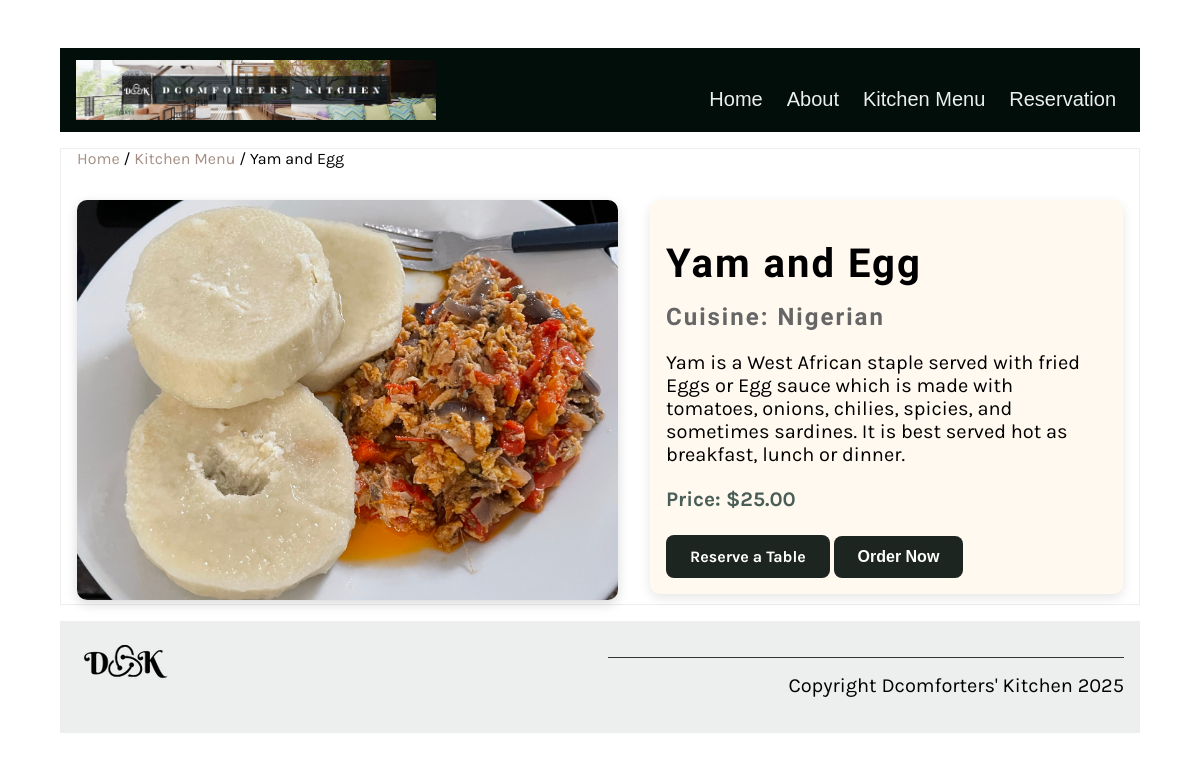
The page /kitchen/menu_details/3/ on the database its author committed.
### newapp/models.py (models this page shows, shortened)
class Menu(models.Model):
    food_name = models.CharField(max_length=100)
    cuisine = models.CharField(max_length=100)
    item_description = models.TextField(max_length=1000, default='')
    price = models.DecimalField(max_digits=10, decimal_places=2, null=True, blank=True)
    prep_time = models.IntegerField(default=25)
    calories = models.IntegerField(default=1000)
    image = models.ImageField(upload_to='newapp/static/img/menu_items/', null=True, blank=True)

### newapp/views.py (the view)
# urls.py: path('menu_details/<int:item_id>/', views.menu_details, name='menu_details'),
def menu_details(request, item_id):
    menu_item = get_object_or_404(Menu, id=item_id)
    order_success = False
    if request.method == 'POST':
        form = OrderForm(request.POST)
        if form.is_valid():
            order = form.save(commit=False)
            order.menu_item = menu_item
            order.save()
            order_success = True
    else:
        form = OrderForm()
    return render(request, 'menu_details.html', {
        'menu_item': menu_item,
        'form': form,
        'order_success': order_success
    })

### newapp/templates/menu_details.html (shortened to what this page needs)
{% extends 'base.html' %}
{% load static %}
{% block content %}
<section>
  <article>
    <div class="breadcrumb">
      <a href="{% url 'home' %}">Home</a> /
      <a href="{% url 'kitchen' %}">Kitchen Menu</a> /
      {{ menu_item.food_name }}
    </div>
    <div class="menu-details-container">
      <div class="menu-image-large">
        {% if menu_item.image %}
          <img src="/static/img/menu_items/{{menu_item.food_name}}.jpg" alt="{{ menu_item.food_name}}" />
        {% else %}
          <img src="{% static 'img/default_dish.jpg' %}" alt="Default Image">
        {% endif %}
      </div>
      <div class="menu-info">
        <h1>{{ menu_item.food_name }}</h1>
        <h2>Cuisine: {{ menu_item.cuisine }}</h2>
        <p class="menu-description">{{ menu_item.item_description }}</p>
        <p class="menu-price-large">Price: ${{ menu_item.price }}</p>
        <a href="{% url 'reservation' %}" class="cta-button">Reserve a Table</a>
        <button class="cta-button animate-bounce" id="openOrderModal">Order Now</button>
      </div>
    </div>
  </article>
</section>
{% endblock %}

### newapp/static/css/style.css (style rules this page uses)
body { font-family: 'Karla', sans-serif; margin-top: 3rem; margin-bottom: 3rem; margin-left: 5%; margin-right: 5%; }
h1, h2, h3, h4, h5, h6 { font-family: 'Markazi Text', serif; letter-spacing: 2px;; }
h1 { font-size: 4rem; margin-top: 1.5rem; margin-bottom: 0; }
h2 { font-size: 2.5rem; color: #333333; margin:1rem 0; }
p, ul { font-size: 1.25rem;; }
a { color: #a58f84; text-decoration: none; }
section { display: flex; gap: 2rem 1rem; margin-top: 1rem; margin-bottom: 1rem; flex-direction: row; }
article { flex:1; }
article img { max-width: 100%; }
main article { border: 1px solid #EDEFEE; padding-left: 1rem; padding-right: 1rem; }
.cta-button { display: inline-block; background: #1d2520; color: white; padding: 0.75rem 1.5rem; text-decoration: none; font-weight: bold; border-radius: 8px; border: none; transition: background-color 0.3s ease, transform 0.2s ease; cursor: pointer; font-size: 1rem; }
.animate-bounce { animation: bounce 2s infinite; }
.menu-details-container { display: flex; flex-wrap: wrap; gap: 2rem; align-items: flex-start; margin-top: 2rem; }
.menu-image-large { flex: 1 1 400px; }
.menu-image-large img { width: 100%; max-height: 400px; object-fit: cover; border-radius: 10px; box-shadow: 0 4px 12px rgba(0,0,0,0.15); }
.menu-info { flex: 1 1 300px; padding: 1rem; background-color: #fff9f0; border-radius: 10px; box-shadow: 0 4px 12px rgba(0,0,0,0.1); }
.menu-info h1 { font-size: 2.5rem; margin-bottom: 0.5rem; }
.menu-info h2 { font-size: 1.5rem; color: #666; margin-bottom: 1rem; }
.menu-description { font-size: 1.25rem; margin-bottom: 1rem; }
.menu-price-large { font-size: 1.3rem; font-weight: bold; color: #495E57; margin-bottom: 1.5rem; }
.breadcrumb { font-size: 1rem; margin-bottom: 1rem; }

### rows shown on the page
Menu: food_name "Yam and Egg", food_name (picture), cuisine "Nigerian", item_description "Yam is a West African staple served with fried Eggs or Egg sauce which is made with tomatoes, onions, chilies, spicies, and sometimes sardines. It is best served hot as breakfast, lunch or dinner.", price "25.00"
